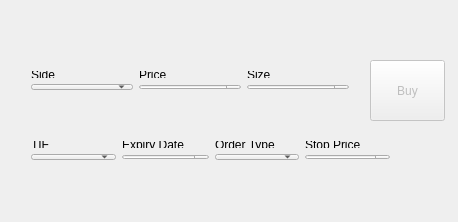
<?xml version="1.0" encoding="UTF-8"?>
<ui version="4.0">
 <class>OrderEntryCenterWnd</class>
 <widget class="QWidget" name="OrderEntryCenterWnd">
  <property name="geometry">
   <rect>
    <x>0</x>
    <y>0</y>
    <width>458</width>
    <height>222</height>
   </rect>
  </property>
  <property name="windowTitle">
   <string>OrderEntryCenterWnd</string>
  </property>
  <property name="styleSheet">
   <string notr="true"/>
  </property>
  <widget class="QWidget" name="CenterWidget" native="true">
   <property name="geometry">
    <rect>
     <x>0</x>
     <y>0</y>
     <width>461</width>
     <height>221</height>
    </rect>
   </property>
   <property name="Class" stdset="0">
    <string>OrderEntryColorPanel</string>
   </property>
   <widget class="QPushButton" name="btnSubmit">
    <property name="enabled">
     <bool>false</bool>
    </property>
    <property name="geometry">
     <rect>
      <x>370</x>
      <y>60</y>
      <width>75</width>
      <height>61</height>
     </rect>
    </property>
    <property name="text">
     <string>Buy</string>
    </property>
   </widget>
   <widget class="QWidget" name="layoutWidget">
    <property name="geometry">
     <rect>
      <x>20</x>
      <y>60</y>
      <width>340</width>
      <height>41</height>
     </rect>
    </property>
    <layout class="QGridLayout" name="gridLayout">
     <item row="0" column="0">
      <widget class="QLabel" name="label_3">
       <property name="text">
        <string>Side</string>
       </property>
      </widget>
     </item>
     <item row="0" column="1">
      <widget class="QLabel" name="label">
       <property name="text">
        <string>Price</string>
       </property>
      </widget>
     </item>
     <item row="0" column="2">
      <widget class="QLabel" name="label_2">
       <property name="text">
        <string>Size</string>
       </property>
      </widget>
     </item>
     <item row="1" column="0">
      <widget class="QComboBox" name="cmbSide">
       <property name="currentIndex">
        <number>-1</number>
       </property>
       <property name="maxCount">
        <number>3</number>
       </property>
      </widget>
     </item>
     <item row="1" column="1">
      <widget class="QDoubleSpinBox" name="txtPrice"/>
     </item>
     <item row="1" column="2">
      <widget class="QSpinBox" name="txtSize">
       <property name="maximum">
        <number>20000000</number>
       </property>
      </widget>
     </item>
    </layout>
   </widget>
   <widget class="QWidget" name="layoutWidget">
    <property name="geometry">
     <rect>
      <x>20</x>
      <y>130</y>
      <width>381</width>
      <height>41</height>
     </rect>
    </property>
    <layout class="QGridLayout" name="gridLayout_2">
     <item row="0" column="0">
      <widget class="QLabel" name="label_4">
       <property name="text">
        <string>TIF</string>
       </property>
      </widget>
     </item>
     <item row="0" column="1">
      <widget class="QLabel" name="label_5">
       <property name="text">
        <string>Expiry Date</string>
       </property>
      </widget>
     </item>
     <item row="0" column="2">
      <widget class="QLabel" name="label_6">
       <property name="text">
        <string>Order Type</string>
       </property>
      </widget>
     </item>
     <item row="1" column="0">
      <widget class="QComboBox" name="cmbTIF"/>
     </item>
     <item row="1" column="2">
      <widget class="QComboBox" name="cmbOrderType"/>
     </item>
     <item row="1" column="4">
      <widget class="QDoubleSpinBox" name="spinStopPrice"/>
     </item>
     <item row="0" column="4">
      <widget class="QLabel" name="label_7">
       <property name="text">
        <string>Stop Price</string>
       </property>
      </widget>
     </item>
     <item row="1" column="1">
      <widget class="QDateTimeEdit" name="tmeExpiry">
       <property name="displayFormat">
        <string>yyyy:M:s</string>
       </property>
      </widget>
     </item>
    </layout>
   </widget>
  </widget>
 </widget>
 <layoutdefault spacing="6" margin="11"/>
 <tabstops>
  <tabstop>cmbSide</tabstop>
  <tabstop>txtPrice</tabstop>
  <tabstop>txtSize</tabstop>
  <tabstop>cmbTIF</tabstop>
  <tabstop>tmeExpiry</tabstop>
  <tabstop>cmbOrderType</tabstop>
  <tabstop>spinStopPrice</tabstop>
  <tabstop>btnSubmit</tabstop>
 </tabstops>
 <resources/>
 <connections>
  <connection>
   <sender>cmbSide</sender>
   <signal>currentIndexChanged(int)</signal>
   <receiver>OrderEntryCenterWnd</receiver>
   <slot>OnSideChanged(int)</slot>
   <hints>
    <hint type="sourcelabel">
     <x>109</x>
     <y>69</y>
    </hint>
    <hint type="destinationlabel">
     <x>315</x>
     <y>195</y>
    </hint>
   </hints>
  </connection>
  <connection>
   <sender>cmbTIF</sender>
   <signal>currentIndexChanged(QString)</signal>
   <receiver>OrderEntryCenterWnd</receiver>
   <slot>OnTIFChanged(QString)</slot>
   <hints>
    <hint type="sourcelabel">
     <x>62</x>
     <y>119</y>
    </hint>
    <hint type="destinationlabel">
     <x>490</x>
     <y>171</y>
    </hint>
   </hints>
  </connection>
  <connection>
   <sender>cmbOrderType</sender>
   <signal>currentIndexChanged(QString)</signal>
   <receiver>OrderEntryCenterWnd</receiver>
   <slot>OnOrderTypeChanged(QString)</slot>
   <hints>
    <hint type="sourcelabel">
     <x>250</x>
     <y>121</y>
    </hint>
    <hint type="destinationlabel">
     <x>464</x>
     <y>161</y>
    </hint>
   </hints>
  </connection>
 </connections>
 <slots>
  <slot>OnSideChanged(int)</slot>
  <slot>OnTIFChanged(QString)</slot>
  <slot>OnOrderTypeChanged(QString)</slot>
 </slots>
</ui>
